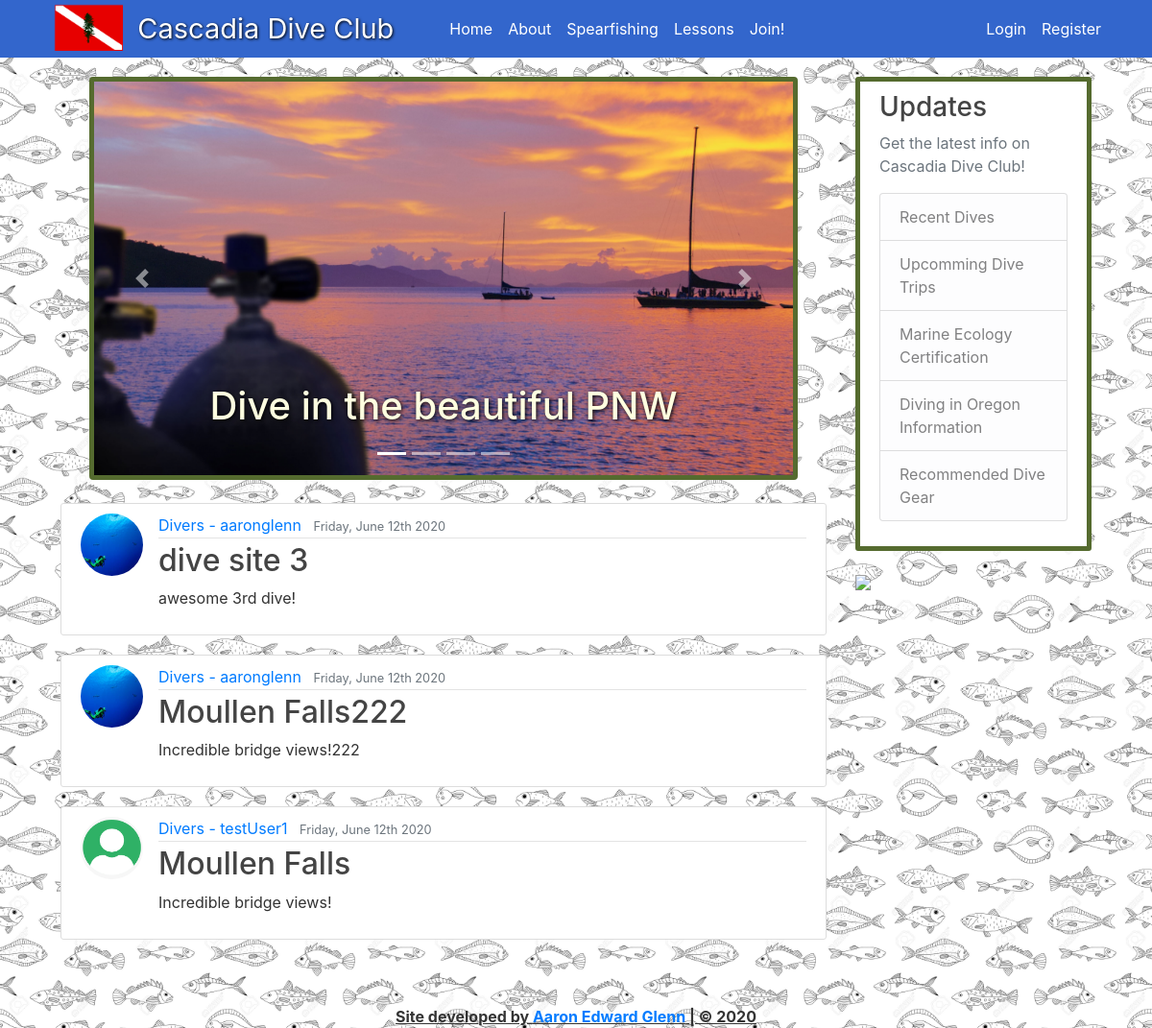
The app's page /, older data.
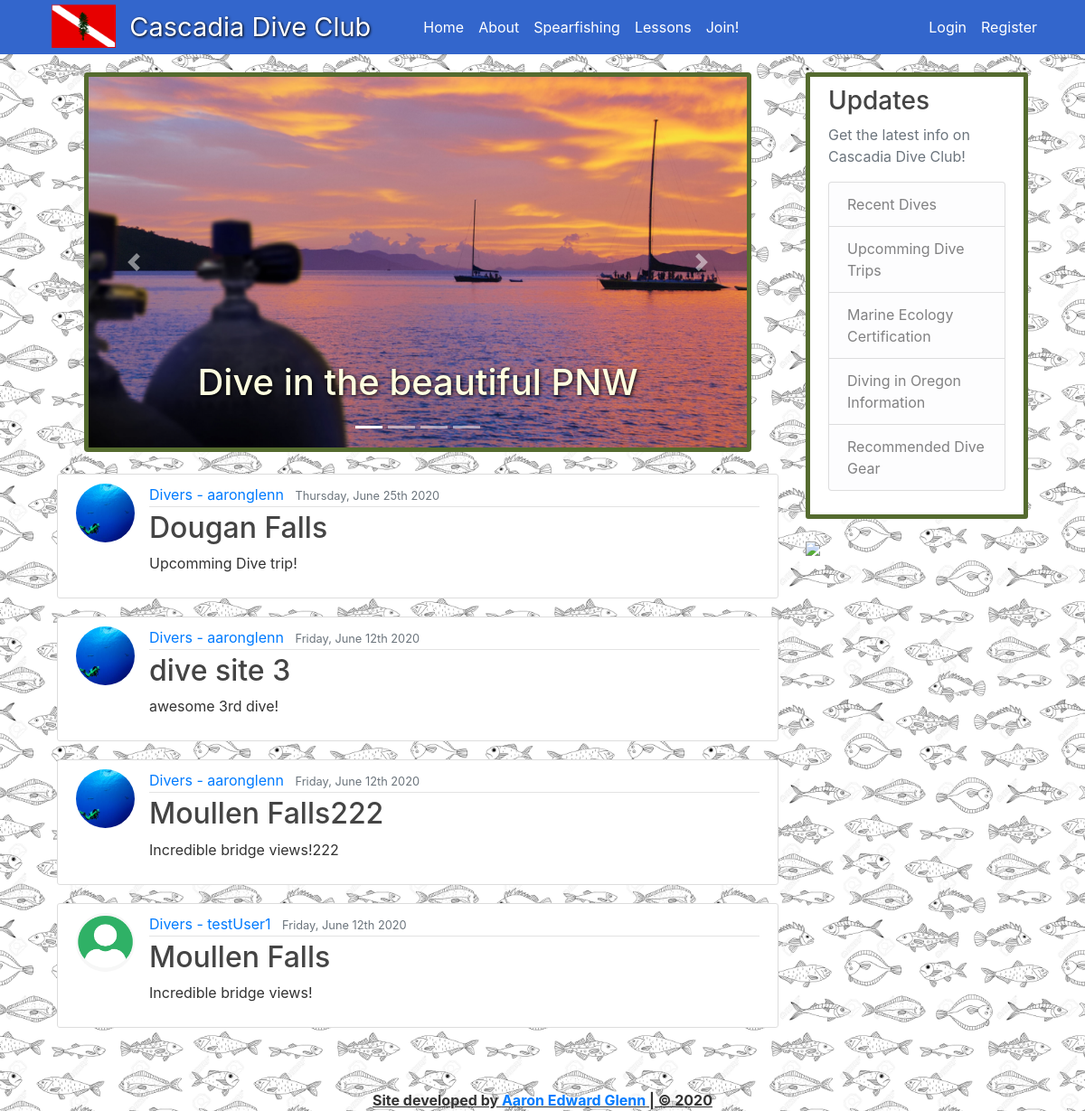
The same page, newer data.
### blog/models.py (models this page shows, shortened)
class DivePost(models.Model):
    title = models.CharField(max_length=100)
    dive_site = models.CharField(max_length=100, blank=True)
    content = models.TextField()
    date_posted = models.DateTimeField(default=timezone.now)
    diver = models.ForeignKey(User, on_delete=models.SET(get_sentinel_user))

### users/models.py (models this page shows, shortened)
class Profile(models.Model):
    user = models.OneToOneField(User, on_delete=models.CASCADE)
    image = models.ImageField(default='default.jpg', upload_to='prfile_pics')

### blog/views.py (the view)
# urls.py: path('', PostListView.as_view(), name='blog-home'),
class PostListView(ListView):
    model = DivePost
    template_name = 'blog/home.html'
    context_object_name = 'posts'
    ordering = ['-date_posted']

### blog/templates/blog/home.html
{% extends 'blog/base.html' %}
{% block content %}
<div class="container mb-4">
{% include "blog/carousel.html" %}
</div>
{% for post in posts %}
<article class="media content-section">
    <img class="rounded-circle article-img" src="{{ post.diver.profile.image.url }}">
    <div class="media-body">
        <div class="article-metadata">
            <a class="mr-2" href="#">Divers - {{ post.diver }}</a>
            <small class="text-muted">{{ post.date_posted|date:'l, F jS Y' }}</small>
        </div>
        <h2><a class="article-title" href="{% url 'post-detail' post.id %}">{{ post.dive_site }}</a></h2>
        <p class="article-content">{{ post.content }}</p>
    </div>
</article>
{% endfor %}
{% endblock %}

### blog/templates/blog/base.html (shortened to what this page needs)
{% load static %}
<!DOCTYPE html>
<html lang="en" dir="ltr">
<head>
    <link rel="stylesheet" href="https://maxcdn.bootstrapcdn.com/bootstrap/4.0.0/css/bootstrap.min.css">
    <link rel="stylesheet" type="text/css" href="{% static 'blog/main.css' %}">
    <link rel="stylesheet" type="text/css" href="{% static 'blog/about.css' %}">
    <link rel="stylesheet" type="text/css" href="{% static 'blog/carousel.css' %}">
    <link rel="stylesheet" type="text/css" href="{% static 'blog/spearfishing.css' %}">
</head>
<body>
    <header class="site-header">
        <nav class="navbar navbar-expand-md navbar-dark nav-background bg-steel fixed-top">
            <div class="container">
                <img class="logo-img" src="/media/logo.png">
                <a class="navbar-brand mr-4 CDC-name" href="/">Cascadia Dive Club</a>
                <div class="collapse navbar-collapse" id="navbarToggle">
                    <div class="navbar-nav mr-auto">
                        <a class="nav-item nav-link {{ home }}" href="{% url 'blog-home' %}">Home</a>
                        <a class="nav-item nav-link {{ about }}" href="{% url 'blog-about' %}">About</a>
                        <a class="nav-item nav-link {{ spearfishing }}" href="{% url 'spearfishing' %}">Spearfishing</a>
                        <a class="nav-item nav-link {{ lessons }}" href="{% url 'lessons' %}">Lessons</a>
                        <a class="nav-item nav-link {{ join }}" href="{% url 'join' %}">Join!</a>
                    </div>
                    <div class="navbar-nav">
                        {% if user.is_authenticated %}
                        <a class="nav-item nav-link {{ profile }}" href="{% url 'profile' %}">Profile</a>
                        <a class="nav-item nav-link {{ profile }}" href="{% url 'post-create' %}">Log Dive</a>
                        <a class="nav-item nav-link" href="{% url 'logout' %}">Logout</a>
                        {% else %}
                        <a class="nav-item nav-link" href="{% url 'login' %}">Login</a>
                        <a class="nav-item nav-link {{ register }}" href="{% url 'register' %}">Register</a>
                        {% endif %}
                    </div>
                </div>
            </div>
        </nav>
    </header>
    <main role="main" class="row m-5">
        <div class="col-sm-9">
            <div>
                {% block content %}{% endblock %}
            </div>
            <div class="col-sm-3">
                <div class="navbar-border content-section">
                    <h3>Updates</h3>
                    <p class='text-muted'>Get the latest info on Cascadia Dive Club!
                        <ul class="list-group">
                            <li class="list-group-item list-group-item-light">Recent Dives</li>
                            <li class="list-group-item list-group-item-light">Upcomming Dive Trips</li>
                            <li class="list-group-item list-group-item-light">Marine Ecology Certification</li>
                            <li class="list-group-item list-group-item-light">Diving in Oregon Information</li>
                            <li class="list-group-item list-group-item-light">Recommended Dive Gear</li>
                        </ul>
                    </p>
                </div>
                <img class="flag" src="https://www.dykking.no/images/nyhetsbilder/2020/20.01565.1.jpg">
            </div>
    </main>
    <footer>Site developed by <a href="https://www.linkedin.com/in/aaronedwardglenn">Aaron Edward Glenn</a> | &copy 2020</footer>
</body>
</html>

### blog/templates/blog/carousel.html (shortened to what this page needs)
<main class="max">
    <div class="container">
        <div class="carousel slide" id="main-carousel" data-ride="carousel">
            <ol class="carousel-indicators">
                <li data-target="#main-carousel" data-slide-to="0" class="active"></li>
                <li data-target="#main-carousel" data-slide-to="1"></li>
                <li data-target="#main-carousel" data-slide-to="2"></li>
                <li data-target="#main-carousel" data-slide-to="3"></li>
            </ol>
            <div class="carousel-inner rounded carousel-border">
                <div class="carousel-item active">
                    <img class="d-block img-fluid" src="/media/carousel/diving1.png" alt="waterfall1">
                    <div class="carousel-caption d-none d-md-block">
                        <h1 class="vizable-text media-large">Dive in the beautiful PNW</h1>
                    </div>
                </div>
                </div>
            </div>
            <a href="#main-carousel" class="carousel-control-prev" data-slide="prev">
                <span class="carousel-control-prev-icon"></span>
            </a>
            <a href="#main-carousel" class="carousel-control-next" data-slide="next">
                <span class="carousel-control-next-icon"></span>
            </a>
        </div>
    </div>

### blog/static/blog/main.css (style rules this page uses)
body { background-image: url("/media/background_images/fish_background2.jpg"); background-attachment: fixed; color: #333333; background-size: 20%; margin-top: 5rem; }
h1, h2, h3, h4, h5, h6 { color: #444444; }
ul { margin: 0; }
footer { text-align: center; text-decoration: underline; font-weight: bold; margin-bottom: 0px; }
.navbar-border { border: 5px solid darkolivegreen !important; }
.logo-img { height: 70px; padding-right: 5px; margin-bottom: -10px; }
.flag { object-fit: cover; width: 100%; }
.CDC-name { font-size: 29px; text-shadow: 1px 1px 3px black; margin-right: 50px !important; }
.max { width: 100% !important }
.bg-steel { background-color: gray; padding: 0%; }
.nav-background { background-color: #3366cc !important; }
.site-header .navbar-nav .nav-link { color: white; }
.content-section { background: #ffffff; padding: 10px 20px; border: 1px solid #dddddd; border-radius: 3px; margin-bottom: 20px; }
.article-title { color: #444444; }
.article-content { white-space: pre-line; }
.article-img { height: 65px; width: 65px; margin-right: 16px; }
.article-metadata { padding-bottom: 1px; margin-bottom: 4px; border-bottom: 1px solid #e3e3e3 }

### blog/static/blog/carousel.css (style rules this page uses)
.vizable-text { text-shadow: 1px 1px 4px black; color: lightyellow; animation-name: carousel-text-animation; animation-duration: 8s; }
.carousel-border { border: 5px solid darkolivegreen; }

Row changes from the older to the newer data that the page shows:
added DivePost: diver.profile.image (picture), diver "aaronglenn", date_posted "Thursday, June 25th 2020", dive_site "Dougan Falls", content "Upcomming Dive trip!"
